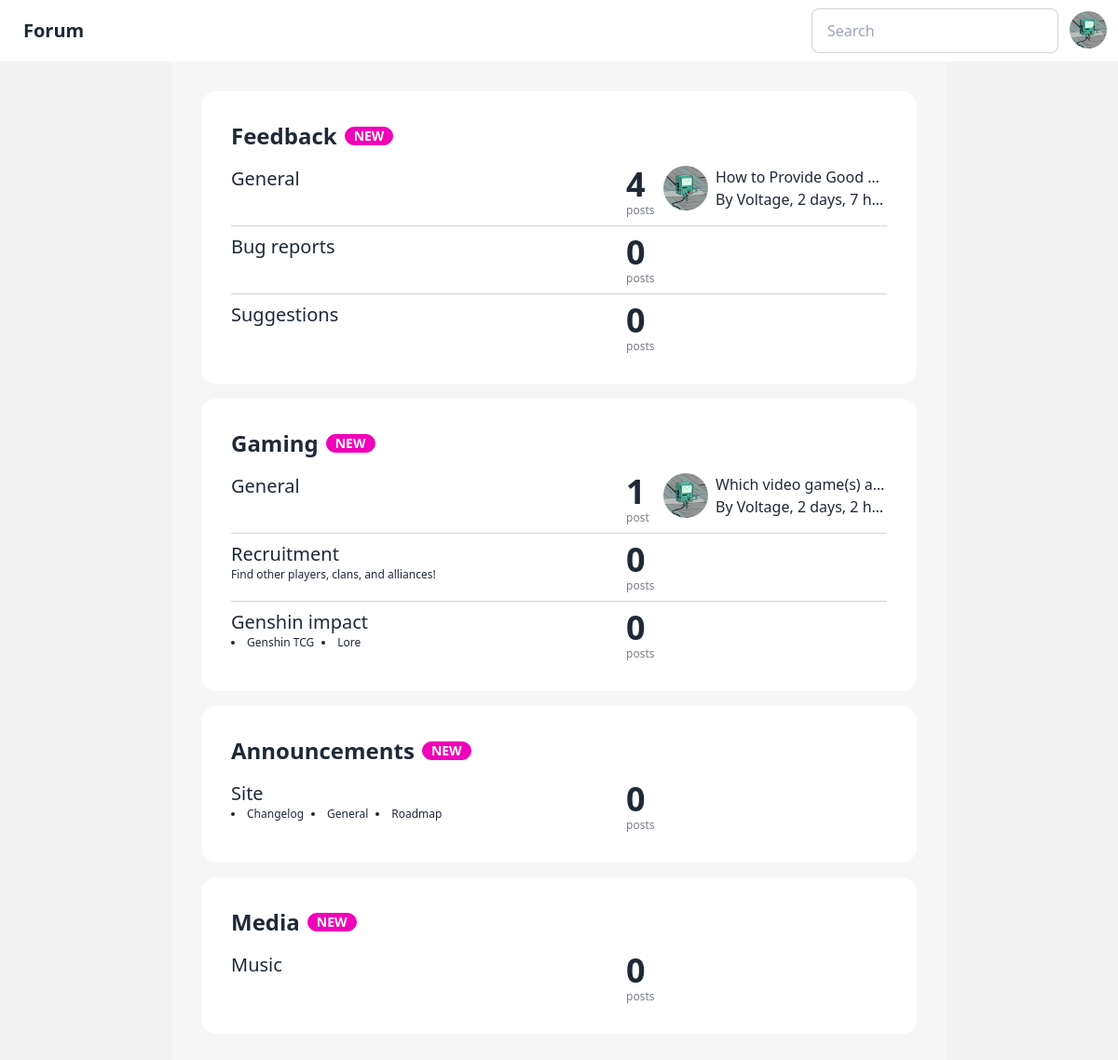
Page / (signed in) on the committed database.
### app/models.py (models this page shows, shortened)
class SubTopic(models.Model):
    slug = models.SlugField()
    name = models.CharField(max_length=150)
    description = models.CharField(max_length=150, blank=True)
    created_at = models.DateTimeField(auto_now=True)
    topic = models.ForeignKey(
        "self", on_delete=models.DO_NOTHING, null=True, blank=True
    )
    def new(self):
        return self.created_at > now() - timedelta(days=7)
    class Meta:
        unique_together = ["slug", "topic"]
    def get_absolute_url(self):
        if self.topic == None:
            return reverse("topic", kwargs={"topic": self.slug})
        return reverse("topic", kwargs={"topic": self.slug, "topic_pk": self.topic.pk})

class Thread(models.Model):
    subtopic = models.ForeignKey(SubTopic, on_delete=models.DO_NOTHING)
    title = models.CharField(max_length=150)
    slug = models.SlugField()
    author = models.ForeignKey(User, on_delete=models.DO_NOTHING)
    created_at = models.DateTimeField(auto_now=True)
    class Meta:
        unique_together = ["slug", "subtopic"]
    def get_absolute_url(self):
        return reverse(
            "thread", kwargs={"thread": self.slug, "topic_pk": self.subtopic.pk}
        )

class Post(models.Model):
    author = models.ForeignKey(User, on_delete=models.DO_NOTHING)
    thread = models.ForeignKey(Thread, on_delete=models.DO_NOTHING)
    content = models.CharField(max_length=1500)
    created_at = models.DateTimeField(auto_now=True)
    class Meta:
        get_latest_by = "created_at"
    def get_absolute_url(self):
        posts: models.Manager[Post] = self.thread.post_set
        index = posts.filter(pk__lt=self.pk).count()
        page = index // 10 + 1
        return f"{self.thread.get_absolute_url()}?page={page}#post-{self.pk}"

### app/views.py (the view)
# urls.py: path("", MainView.as_view(), name="main"),
class MainView(TemplateView):
    template_name = "main.html"
    def get_context_data(self, **kwargs: typing.Any) -> typing.Dict[str, typing.Any]:
        context = super().get_context_data(**kwargs)
        context["subtopics"] = (
            SubTopic.objects.filter(topic__topic=None, topic__isnull=False)
            .annotate(post_count=Count("thread__post"))
            .order_by("topic")
        )
        return context

### app/templates/main.html (shortened to what this page needs)
{% extends 'base.html' %}
{% block main %} {% include 'navbar.html' %}
{% load humanize %}
<main class="bg-base-200">
  <div class="container mx-auto md:px-24">
    <div class="bg-base-100/30 grid p-8 gap-4">
      {% regroup subtopics by topic as subtopics_list %}
      {% for topic, subtopics in subtopics_list %}
      <div class="card bg-base-100">
        <div class="card-body">
          <div class="card-title !text-2xl">
            {{topic.name}} {% if topic.new %}
            <div class="badge badge-secondary">NEW</div>
            {% endif %}
          </div>
          <ul class="divide-y gap-2 grid divide-base-content/20">
            {% for subtopic in subtopics %}
            <li>{% include 'subtopic.html' %} {% endfor%}</li>
          </ul>
        </div>
      </div>
      {% endfor %}
    </div>
  </div>
</main>
{% endblock %}

### app/templates/subtopic.html (shortened to what this page needs)
{% load humanize %}
<div class="grid grid-cols-[1fr_4rem_minmax(3rem,15rem)] pt-2 items-start">
  <div>
    <div class="flex gap-2 items-center text-xl">
      <a href="{{ subtopic.get_absolute_url }}" class="link link-hover"
        >{{subtopic.name}}</a
      >
    </div>
    <div class="text-xs">
      {% if subtopic.subtopic_set.count > 0 %}
      <ul class="flex list-disc list-inside flex-wrap gap-2">
        {% for subtopic in subtopic.subtopic_set.all %}
        <li class=""><a class="link link-hover" href="{{ subtopic.get_absolute_url }}">{{subtopic.name}}</a></li>
        {% endfor %}
      </ul>
      {% else %} {{subtopic.description}} {% endif %}
    </div>
  </div>
  <div class="stat py-0">
    <div class="stat-value">{{subtopic.post_count|intword}}</div>
    <div class="stat-desc">post{{subtopic.post_count|pluralize}}</div>
  </div>
  {% with thread=subtopic.thread_set.first %}
  {% with post=thread.post_set.latest %} {% if post %}
  <div class="flex gap-2">
    <div class="avatar">
      {% load static %} {% static "avatar.gif" as avatar %}
      <div class="w-12 rounded-full">
        <img src="{{post.author.profile.avatar|default:avatar}}" />
      </div>
    </div>
    <div class="truncate">
      <div class="truncate">
        <a
          class="link link-hover"
          href="{{post.get_absolute_url}}"
          >{{thread.title}}</a
        >
      </div>
      <span>By {{ post.author.username }},</span>
      <time datetime="{{created_at|date:'c'}}"
        >{{post.created_at|naturaltime}}</time
      >
    </div>
  </div>
  {% endif %} {% endwith %} {% endwith %}
</div>

### rows in the picture
SubTopic: name "Feedback", shows "NEW"
SubTopic: name "General", post_count "4", thread_set.first "How to Provide Good…"
Post: author.username "Voltage", created_at "2 days, 7 h…"
SubTopic: name "Bug reports", post_count "0"
SubTopic: name "Suggestions", post_count "0"
SubTopic: name "Gaming", shows "NEW"
SubTopic: name "General", post_count "1", thread_set.first "Which video game(s) a…"
Post: author.username "Voltage", created_at "2 days, 2 h…"
SubTopic: name "Recruitment", description "Find other players, clans, and alliances!", post_count "0"
SubTopic: name "Genshin impact", post_count "0"
SubTopic: name "Genshin TCG"
SubTopic: name "Lore"
SubTopic: name "Announcements", shows "NEW"
SubTopic: name "Site", post_count "0"
SubTopic: name "Changelog"
SubTopic: name "General"
SubTopic: name "Roadmap"
SubTopic: name "Media", shows "NEW"
SubTopic: name "Music", post_count "0"
